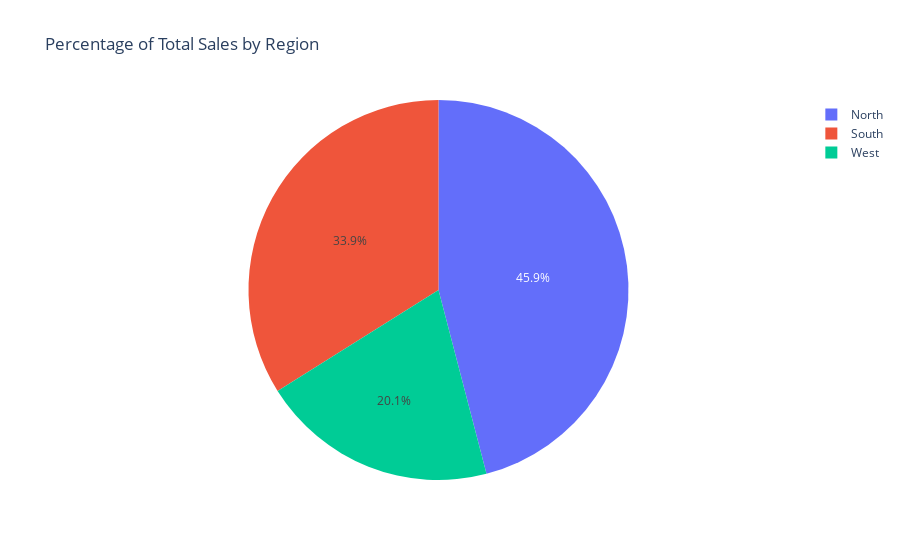

The cell this chart's notebook holds for it:
### Markdown cell above
### Task 5: Pie Chart

    Data: sales_data_plotly.csv

    Goal: Show percentage of total Sales by Region in a pie chart.

### Code cell
sales_info = df.groupby('Region')['Sales'].sum().reset_index()
fig = px.pie(sales_info, names='Region', values='Sales', title='Percentage of Total Sales by Region')
fig.show()

### Figure 1 — Plotly figure (JSON) as saved in the notebook; plotly's stock layout.template omitted (floating-point values rounded to 4 significant figures)
{"data": [{"domain": {"x": [0, 1], "y": [0, 1]}, "hovertemplate": "Region=%{label}<br>Sales=%{value}<extra></extra>", "labels": ["North", "South", "West"], "legendgroup": "", "name": "", "showlegend": true, "type": "pie", "values": [6500, 4800, 2850]}], "layout": {"legend": {"tracegroupgap": 0}, "title": {"text": "Percentage of Total Sales by Region"}}}
